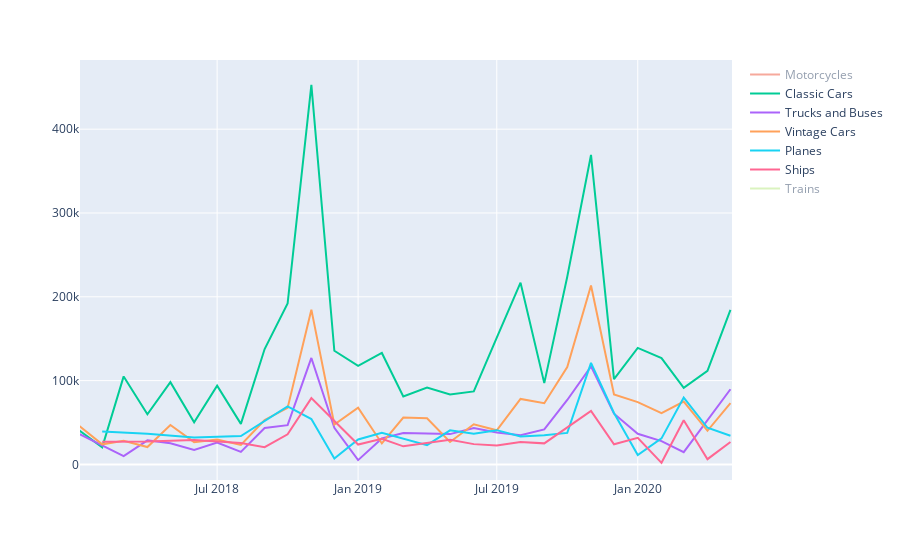

Source (notebook cell):
### Markdown cell above
## Step 3: Visualization

### Code cell
fig = px.line()
for i in range(0,len(product_lines)):
    temp = cleaned_df[cleaned_df['productline']==product_lines[i]][['order_date','sales']].groupby('order_date').sum().reset_index()
    fig.add_scatter(x=temp['order_date'], y=temp["sales"], name=product_lines[i])
fig.show()
